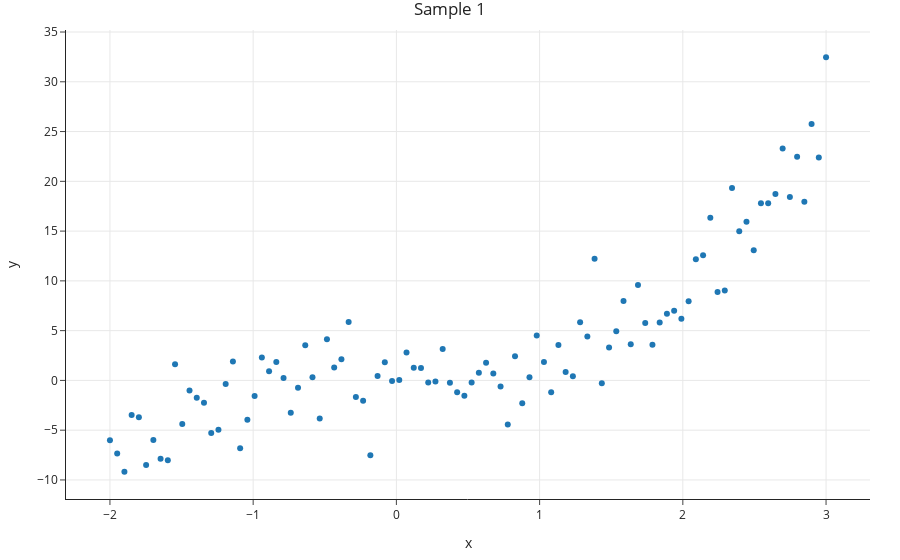

This figure's notebook cell:
### Code cell
px.scatter(sample_1, x='x', y='y', title='Sample 1')
